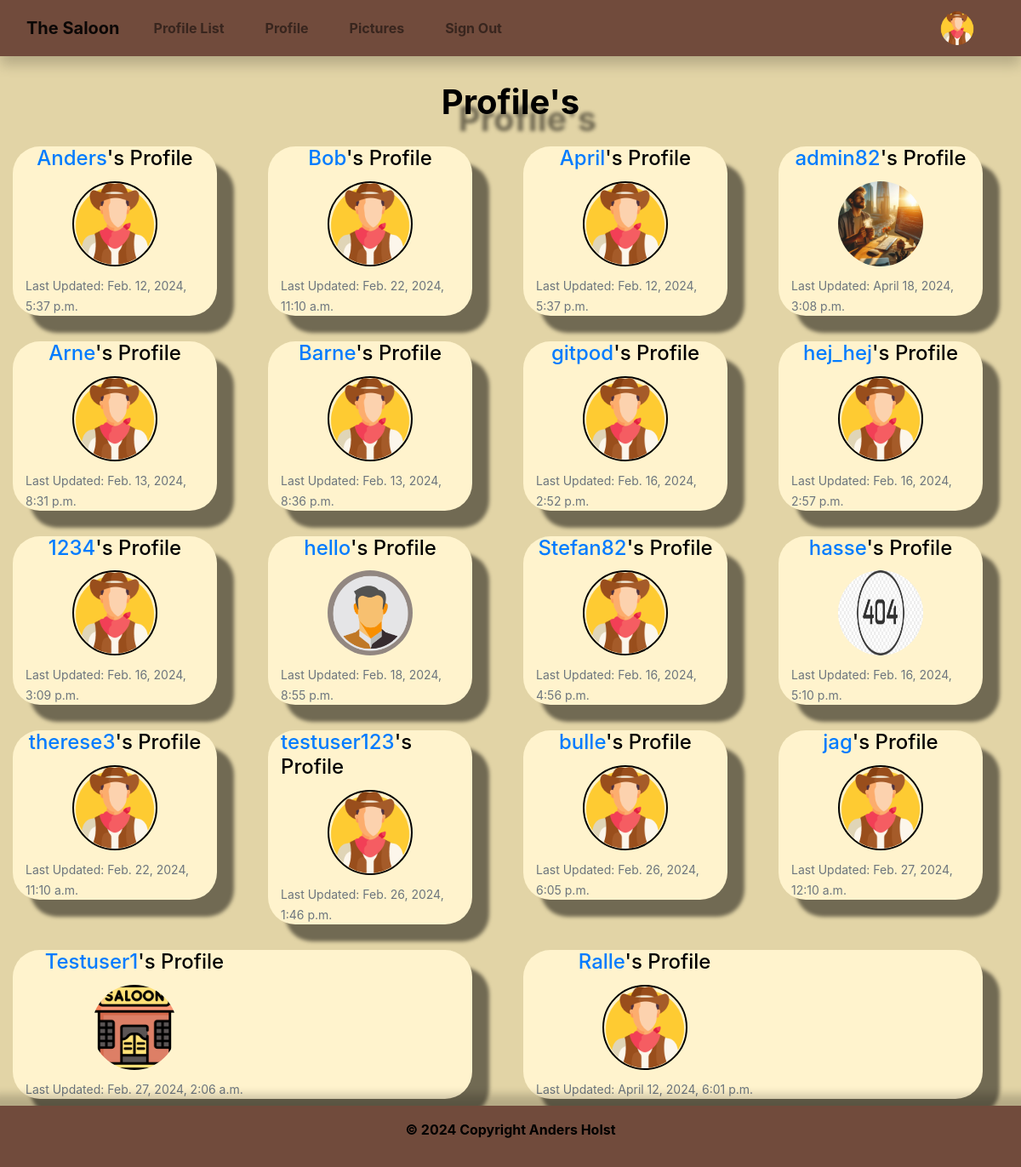
The page /profile_list/ (signed in) on the database as committed earlier.
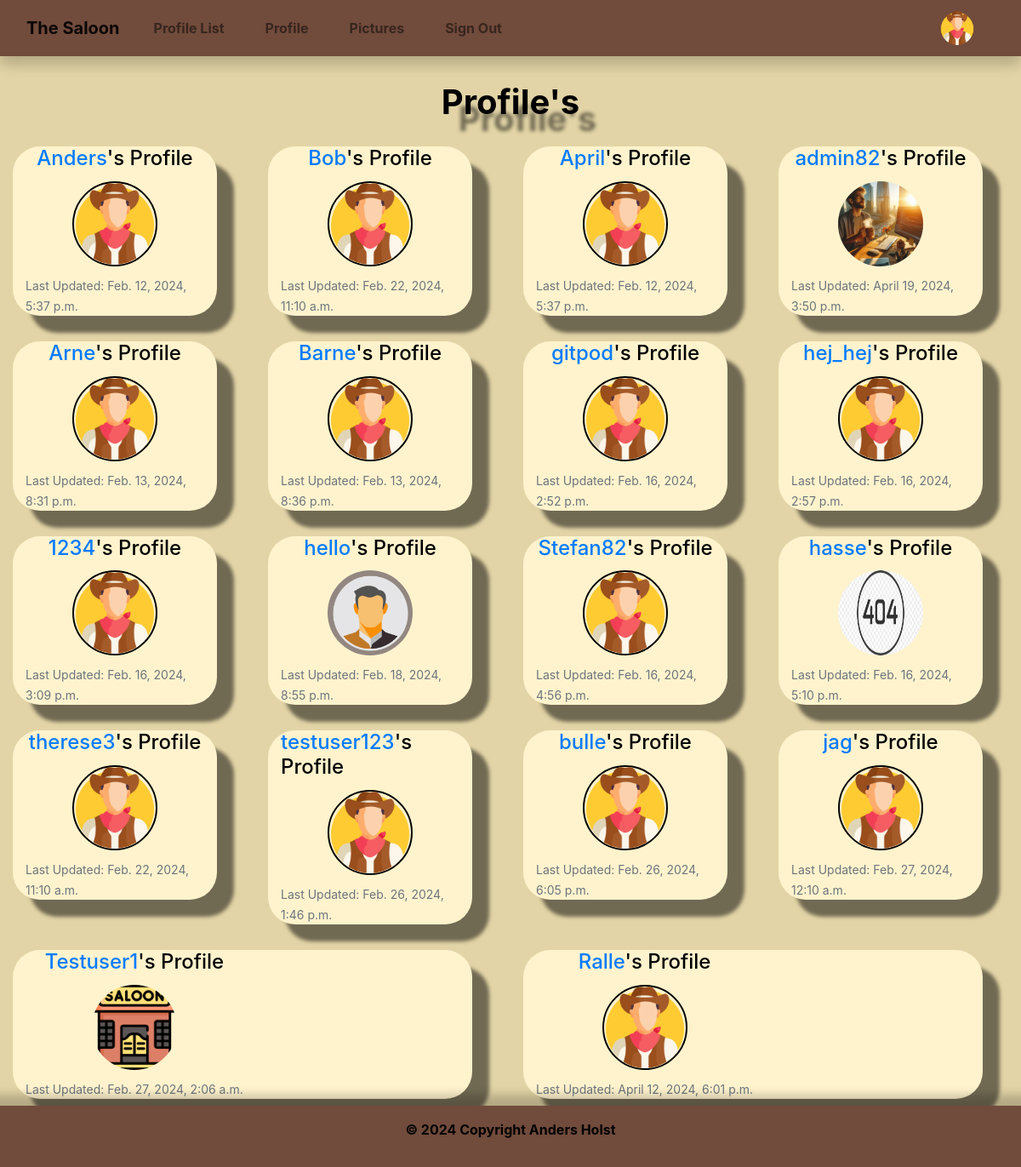
The same page on the database as committed later.
### the_saloon/models.py (models this page shows, shortened)
class Profile(models.Model):
    user = models.OneToOneField(User, on_delete=models.CASCADE)
    follows = models.ManyToManyField("self",
                                     related_name="followed_by",
                                     symmetrical=False, blank=True)
    date_modified = models.DateTimeField(User, auto_now=True)
    profile_image = models.ImageField(
        null=True, blank=True, upload_to="media/image")
    profile_bio = models.CharField(null=True, blank=True, max_length=500)
    facebook_link = models.CharField(null=True, blank=True, max_length=100)
    instagram_link = models.CharField(
        null=True, blank=True, max_length=100)
    linkedin_link = models.CharField(null=True, blank=True, max_length=100)
    youtube_link = models.CharField(null=True, blank=True, max_length=100)
    x_link = models.CharField(null=True, blank=True, max_length=100)

### the_saloon/views.py (the view)
# urls.py: path('profile_list/', views.profile_list, name='profile_list'),
def profile_list(request):
    if request.user.is_authenticated:
        profiles = Profile.objects.exclude(user=request.user)
        return render(request, 'profile_list.html', {"profiles": profiles})
    else:
        messages.success(request, ("You must login to see this page..."))
        return redirect('home')

### the_saloon/templates/profile_list.html
{% extends 'base.html' %}
{% load static %}
{% block content %}
<h1 class="list">Profile's</h1>
{% if profiles %}
<div class="row container-fluid">
{% for profile in profiles %}
<div class="list-container col-12 col-sm-12 col-md-6 col-lg-3 d-flex justify-content-center align-items-center">
 <div class="cont">
    <div class="container">
      <div class="list-card d-flex flex-column justify-content-center align-items-center">
        <h5 class="card-title"><a href="{% url 'profile' profile.user.id %}">
          {{ profile.user.username }}</a>'s Profile</h5>
          {% if profile.profile_image %}
          <a href="{% url 'profile' profile.user.id %}">
              <img class="list img rounded-circle" src="{{ profile.profile_image.url }}"
              alt="{{ profile.user.username}}">
          </a>
          {% else %}
          <a href="{% url 'profile' profile.user.id %}">
              <img class="list profile rounded-circle" src="{% static 'images/cowboy.png' %}"
              alt="profile_image">
          </a>
          {% endif %}
          <p class="list card-text"><small class="text-muted">
          Last Updated: {{ profile.date_modified }}</small></p>
      </div>
    </div>
 </div>
</div>
{% endfor %}
</div>
{% endif %}
{% endblock %}

### the_saloon/templates/base.html (shortened to what this page needs)
{% load static %}
<!DOCTYPE html>
<html lang="en">
<head>
  <link rel="stylesheet" href="https://cdn.jsdelivr.net/npm/bootstrap@4.6.2/dist/css/bootstrap.min.css"
>
  <link href="{% static 'css/style.css' %}" rel="stylesheet">
</head>
<body>
  {% include 'navbar.html' %}
  {% block content %}
  {% endblock %}
  {% include "footer.html" %}
 </body>
 </html>

### the_saloon/templates/navbar.html (shortened to what this page needs)
{% load static %}
<nav class="navbar navbar-expand-lg navbar-light navbar sticky-top">
  <div class="container-fluid">
    {% if user.is_authenticated %}
    <a class="navbar-brand" href="{% url 'home' %}">The Saloon</a>
    {% else %}
    <a class="navbar-brand" href="{% url 'login' %}">The Saloon</a>
    {% endif %}
    <div class="collapse navbar-collapse" id="navbarSupportedContent">
      <ul class="navbar-nav me-auto mb-2 mb-lg-0">
        {% if user.is_authenticated %}
        <li class="nav-item mx-3">
          <a class="nav-link" href="{% url 'profile_list' %}">Profile List</a>
        </li>
        <li class="nav-item mx-3">
          <a class="nav-link" href="{% url 'profile' request.user.id %}">Profile</a>
        </li>
        <li class="nav-item mx-3">
          <a class="nav-link" href="{% url 'upload_image' %}">Pictures</a>
        </li>
        <li class="nav-item mx-3">
          <a class="nav-link" href="{% url 'logout' %}">Sign Out</a>
        </li>
        {% else %}
        <li class="nav-item mx-3">
          <a class="nav-link" href="{% url 'register' %}">Sign Up</a>
        </li>
        {% endif %}
      </ul>
      {% if request.user.is_authenticated %}
        <ul class="navbar-nav ml-auto">
          <li class="nav-link navbar-brand">
            {% if profile.profile_image %}
              <a href="{% url 'profile' request.user.id %}">
              <img src="{{ user.profile.profile_image.url }}" class="rounded-circle"
              width="40" height="40" alt="profile_image"></a>
              {% else %}
              <a href="{% url 'profile' request.user.id %}">
              <img src="{% static 'images/cowboy.png' %}" height="40" width="40" class="rounded-circle"
              alt="profile_image"></a>
            {% endif %}
          </li>
        </ul>
      {% endif %}
    </div>
  </div>
</nav>

### the_saloon/templates/footer.html
  <footer class="footer">
    <div class="text-center p-3">
      <p class="text-black">©  2024 Copyright Anders Holst</p>
    </div>
  </footer>

### social/static/css/style.css (style rules this page uses)
* { color: #000000; }
body { background-color: #E2D4A6; margin-bottom: 80px; }
div.container { display: flex; }
a.navbar-brand { color: black; font-weight: bold; }
nav.navbar { width: 100%; box-sizing: border-box; background-color: #714B3C; box-shadow: 0 10px 15px 0 rgba(0,0,0,.2); font-weight: bold; color: #000000; }
footer.footer { width: 100%; background-color: #714B3C; color:black; box-shadow: 0 -3px 10px 10px rgba(0, 0, 0, 0.2); position: fixed; bottom: 0; flex: 0 0 50px; font-weight: bold; }
.col-md-6 { display: flex; justify-content: center; align-items: center; height: 100%; }
.profile { border: 2px solid #000000; }
p.card-text { color: #000000; }
small.text-muted { margin-top: 20px; color: #000000; font-display: bold; }
.row { display: flex; flex-wrap: wrap; }
h1.list { text-align: center; margin-top: 30px; color: black; font-weight: bold; filter: drop-shadow(20px 20px 2px rgba(0, 0, 0, 0.5)); padding-bottom: 20px; }
.row.container-fluid { display: flex; flex-wrap: wrap; gap: 30px; filter: drop-shadow(20px 20px 2px rgba(0, 0, 0, 0.5)); }
.cont { background-color: #FFF3CD; flex: 1; display: flex; flex-direction: column; justify-content: center; align-items: center; height: 100%; border-radius: 2rem; }
.list-container { display: flex; justify-content: center; align-items: center; max-height: 100%; flex: 1; min-width: 250px; max-width: 100%; }
.list-card { display: flex; flex-direction: column; align-items: center; justify-content: center; height: 100%; }
img.list { width: 100px; height: 100px; }
p.list { margin-top: 10px; }
.card-title { font-size: 24px; }

Rows that differ between the two databases and show on the page:
changed Profile "admin82": date_modified "April 18, 2024, 3:08 p.m." → "April 19, 2024, 3:50 p.m."
